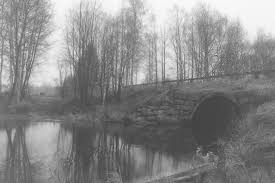
#> input picture img1.jpeg, 275 x 183 px
$ python hist_eq.py
#> lines starting #> are read from the running program, lines starting #| are printed output that depends on the picture
#> further down, img is the input picture: shape (183, 275, 3); min 59, max 253, mean 136.2
import numpy as np
import cv2
from matplotlib import image as mp_image
import matplotlib.pyplot as plt


def improve_contrast(img1):

    img=cv2.cvtColor(img1, cv2.COLOR_RGB2GRAY)
#> img: shape (183, 275)
    # img=img.ravel()
    # print(img.shape)
    width=img.shape[0]
#> width = 183
    height=img.shape[1]
#> height = 275

    hist=[0]*256

    for i in range(width):
        for j in range(height):
            hist[img[i][j]]+=1

    #n,_,_=plt.hist(img)
    #hist=list(n)
    #print(hist)

    hist=[el/(height*width) for el in hist]

    mapping=[0]*256
    mapping[0]=hist[0]
    for i in range(1,256):
        mapping[i]=mapping[i-1]+hist[i]
#> after the loop, mapping = 256 values from 0 to 1

    mapping=[el*255 for el in mapping]
#> mapping = 256 values from 0 to 255

    img2=np.zeros(img.shape)
    for i in range(width):
        for j in range(height):
            img2[i][j]=mapping[img[i][j]]
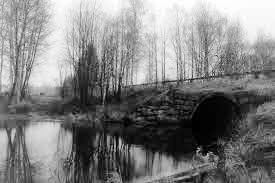
#> img2: shape (183, 275) float64; min 0.00507, max 255, mean 128.4

    hist2=[0]*256

    for i in range(width):
        for j in range(height):
            hist2[int(img2[i][j])]+=1

    hist2=[el/(height*width) for el in hist2]

    return img2, hist2,  img,hist

img=cv2.imread("img1.jpeg")
img2,hist2,img1,hist1=improve_contrast(img)
#> hist2 = 256 values, max 0.0118 at index 82, min 0 at index 2, mean 0.00391; hist1 = 256 values, max 0.0118 at index 104, min 0 at index 0, mean 0.00391

# img=img.ravel()
# plt.hist(img)
# plt.show()

fig=plt.figure()
plt.title("original")
fig.add_subplot(2,1,1)
plt.hist(img1.ravel())
fig.add_subplot(2,1,2)
plt.imshow(img1,cmap='gray')


fig=plt.figure()
plt.title("converted")
fig.add_subplot(2,1,1)
plt.hist(img2.ravel())
fig.add_subplot(2,1,2)
plt.imshow(img2,cmap='gray')
plt.show()
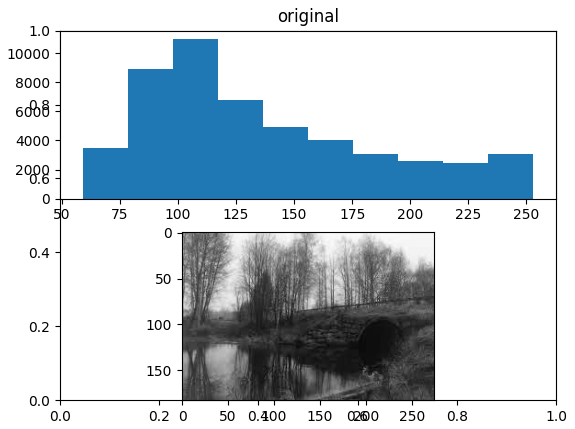
#> figure drawn by matplotlib, 2 panels; panel 1: tallest bar 11011 high, from x = 97.8 to 117.2
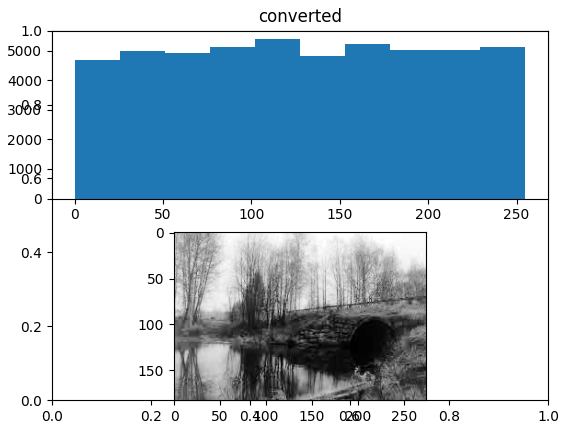
#> figure drawn by matplotlib, 2 panels; panel 1: tallest bar 5402 high, from x = 102 to 127.5

$ run again, with img2.png saved as img1.jpeg
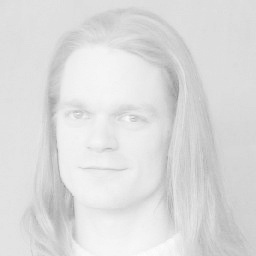
#> input picture img2.png, 256 x 256 px
#> img is the input picture: shape (256, 256, 3); min 146, max 253, mean 220.5
#> img: shape (256, 256)
#> after the loop in improve_contrast, `for i in range(width):`:
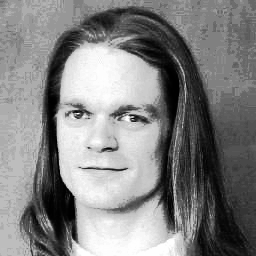
#> img2: shape (256, 256) float64; min 0.00389, max 255, mean 130.8
#> `img2,hist2,img1,hist1=improve_contrast(img)`: hist2 = 256 values, max 0.0687 at index 128, min 0 at index 11, mean 0.00391; hist1 = 256 values, max 0.0687 at index 221, min 0 at index 0, mean 0.00391
#> `plt.show()`:
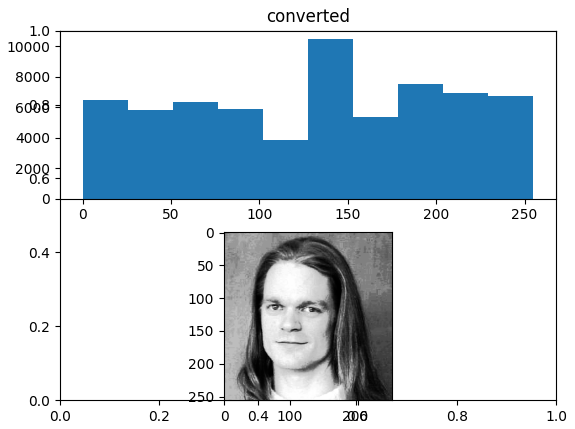
#> figure drawn by matplotlib, 2 panels; panel 1: tallest bar 10518 high, from x = 127.5 to 153
